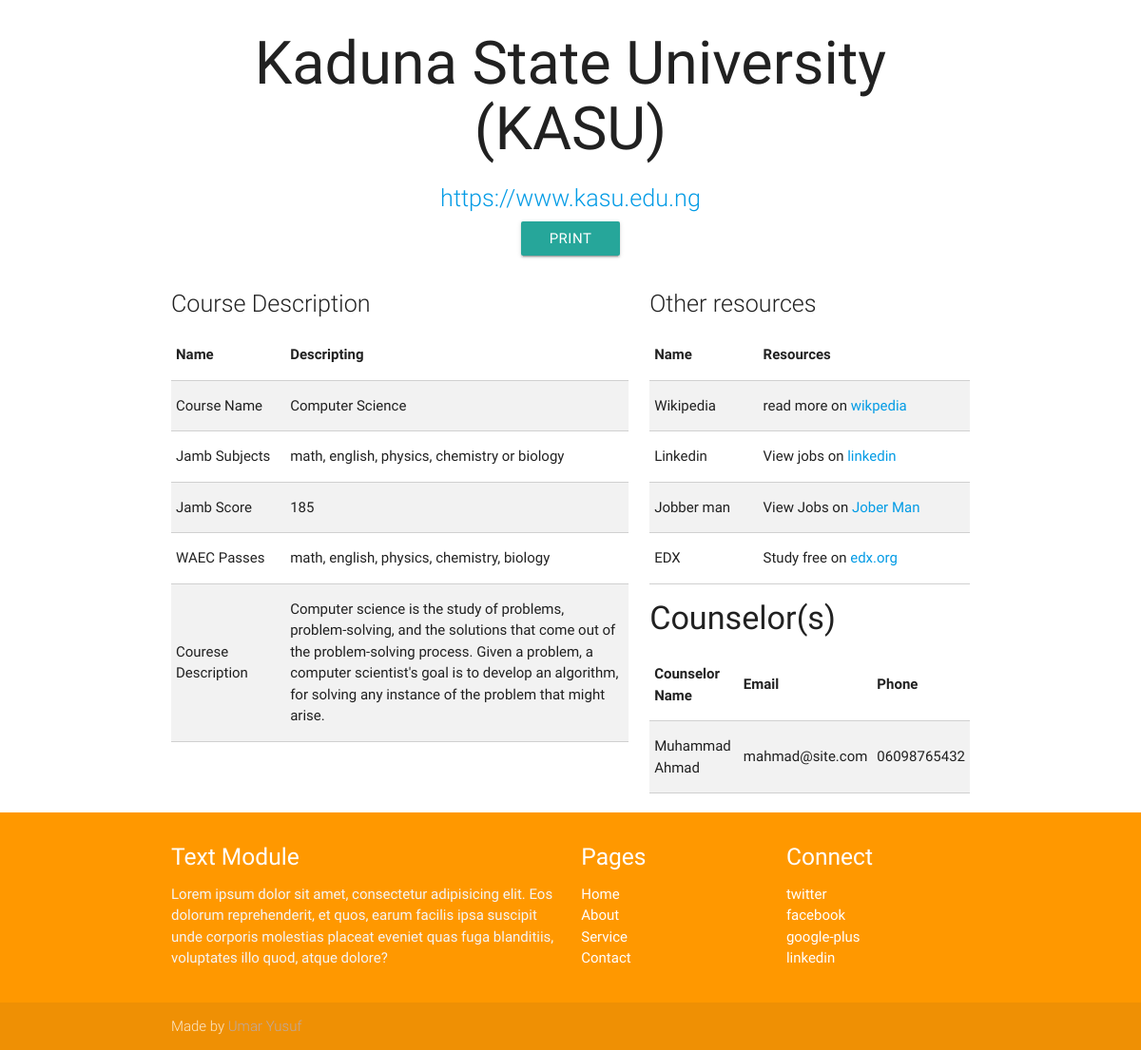
The page /single_result.php?institution=1&course_id=5 on the database as committed earlier.
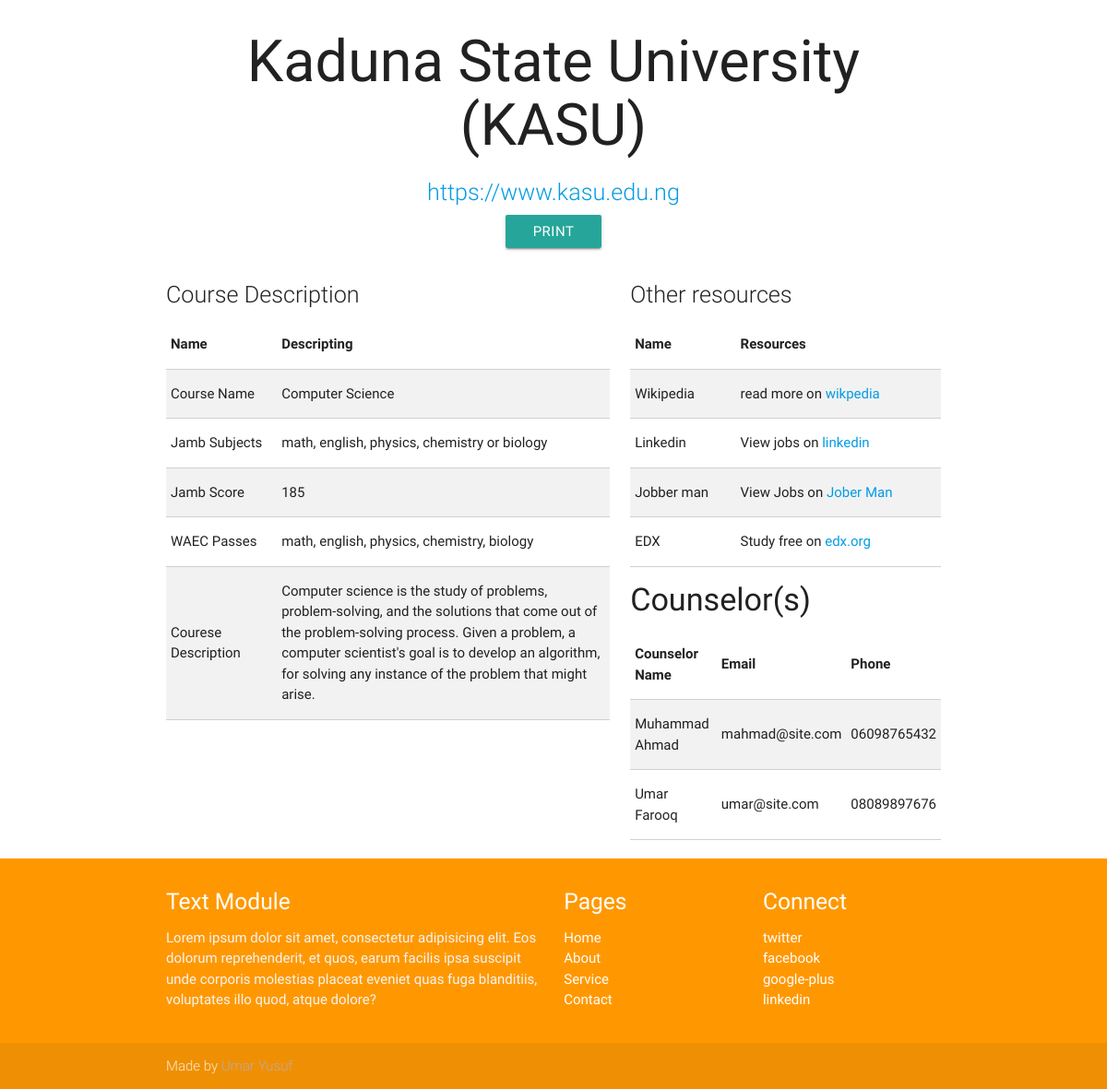
The same page on the database as committed later.
### tables this page shows
CREATE TABLE `institutions` (
  `institution_id` int(10) NOT NULL,
  `institution_name` varchar(200) NOT NULL,
  `website` varchar(200) NOT NULL
);

CREATE TABLE `requirements` (
  `req_id` int(11) NOT NULL,
  `institution_id` int(11) NOT NULL,
  `course_id` int(11) NOT NULL,
  `jamb_subjects` varchar(250) NOT NULL,
  `jamb_score` int(11) NOT NULL,
  `waec_passes` varchar(255) NOT NULL
);

CREATE TABLE `courses` (
  `course_id` int(11) NOT NULL,
  `course_name` varchar(255) NOT NULL,
  `course_desc` text NOT NULL
);

CREATE TABLE `counselors` (
  `id` int(11) NOT NULL,
  `course_id` int(11) NOT NULL,
  `name` varchar(200) NOT NULL,
  `email` varchar(150) NOT NULL,
  `phone` varchar(20) NOT NULL,
  `password` varchar(255) NOT NULL
);

### single_result.php (the view, shortened to what this page needs)
<?php
require_once 'connection.php';
$institution = $_GET["institution"];
$course_id = $_GET["course_id"];
?>
<!DOCTYPE html>
<html lang="en">
<head>
	<link href="css/materialize.css" type="text/css" rel="stylesheet" media="screen,projection"/>
  <link href="css/materialdesignicons.min.css" media="all" rel="stylesheet" type="text/css" />
</head>
<body>
	<div class="container">
		<div class="row">
			<div class="col m12 center-align">
				<?php
					$query = mysqli_query($dbc, "SELECT * FROM institutions WHERE institution_id='$institution'");
					while ($data = mysqli_fetch_array($query)) {
						$institution_name = $data["institution_name"];
						$website = $data["website"];
				?>
				<h1><?php echo $institution_name; ?></h1>
				<h5 class="flow-text"><a href="<?php echo $website; ?>"><?php echo $website; ?></a></h5>
				<?php } ?>
				<button class="btn" onclick="window.print()">Print</button>
			</div>
		</div>
		<div class="row">
			<div class="col s12 m7">
				<h4 class="flow-text">Course Description</h4>
				<div class="">
					<table class="bordered striped">
							<thead>
								<tr>
									<th width="25%">Name</th>
									<th>Descripting</th>
								</tr>
							</thead>
							<tbody>
								<?php
									$query = mysqli_query($dbc, "SELECT courses.course_name, requirements.jamb_subjects, requirements.jamb_score, requirements.waec_passes, courses.course_desc FROM courses INNER JOIN requirements ON courses.course_id=requirements.course_id AND requirements.institution_id='$institution' AND requirements.course_id='$course_id'");
									while ($data = mysqli_fetch_array($query)) {
									?>
									<tr>
										<td>Course Name</td>
										<td><?php echo $data["course_name"]; ?></td>
									</tr>
									<tr>
										<td>Jamb Subjects</td>
										<td><?php echo $data["jamb_subjects"]; ?></td>
									</tr>
									<tr>
										<td>Jamb Score</td>
										<td><?php echo $data["jamb_score"]; ?></td>
									</tr>
									<tr>
										<td>WAEC Passes</td>
										<td><?php echo $data["waec_passes"]; ?></td>
									</tr>
									<tr>
										<td>Courese Description</td>
										<td><?php echo $data["course_desc"]; ?></td>
									</tr>
									<?php }
								?>
							</tbody>
						</table>
				</div>
			</div>
			<div class="col s12 m5">
				<h4 class="flow-text">Other resources</h4>
					<div class="">
						<table class="bordered striped">
							<thead>
								<tr>
									<th width="">Name</th>
									<th width="">Resources</th>
								</tr>
							</thead>
							<tbody>
								<tr>
									<td>Wikipedia</td>
									<td>read more on <a href="https://en.wikipedia.org">wikpedia</a></td>
								</tr>
								<tr>
									<td>Linkedin</td>
									<td>View jobs on <a href="www.linkedin.com">linkedin</a></td>
								</tr>
								<tr>
									<td>Jobber man</td>
									<td>View Jobs on <a href="www.jobberman.com">Jober Man</a></td>
								</tr>
								<tr>
									<td>EDX</td>
									<td>Study free on <a href="https://www.edx.org">edx.org</a></td>
								</tr>
							</tbody>
						</table>
					</div>
				<h4>Counselor(s)</h4>
				<table class="bordered striped">
					<thead>
						<tr>
							<th>Counselor Name</th>
							<th>Email</th>
							<th>Phone</th>
						</tr>
					</thead>
					<tbody>
						<?php
							$gq = mysqli_query($dbc, "SELECT * FROM counselors WHERE course_id='$course_id'");
							while($d = mysqli_fetch_array($gq)):
						?>
						<tr>
							<td><?php echo $d["name"]; ?></td>
							<td><?php echo $d["email"]; ?></td>
							<td><?php echo $d["phone"]; ?></td>
						</tr>
					<?php endwhile ?>
					</tbody>
				</table>
			</div>
		</div>
	</div>
  <?php require_once 'includes/footer.php'; ?>
</body>
</html>

Rows that differ between the two databases and show on the page:
added counselors: name "Umar Farooq", email "umar@site.com", phone "08089897676"
